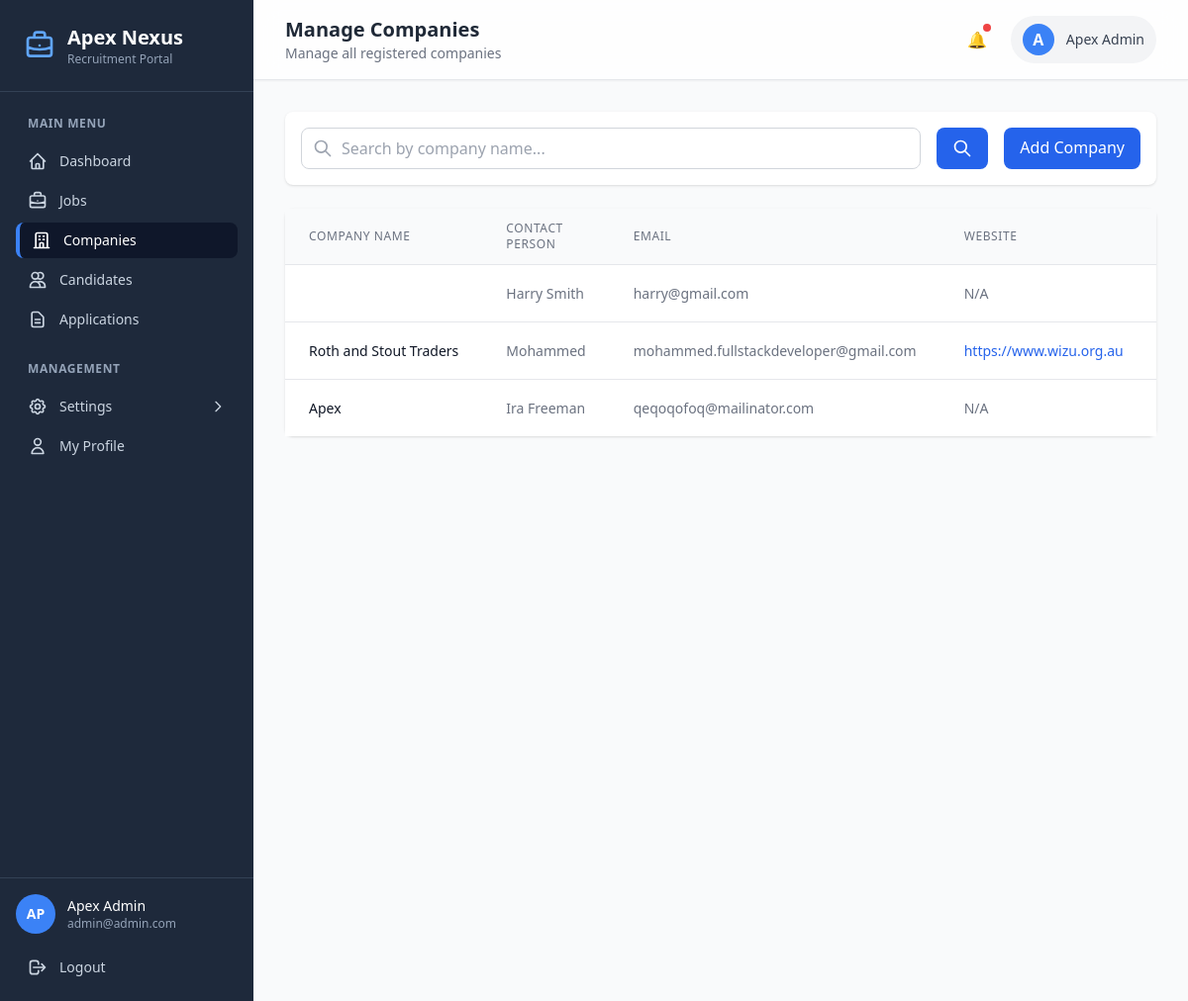
Screenshot of /admin/companies.php (signed in) with the database file from the repository.
### tables this page shows
CREATE TABLE `companies` (
  `id` int(11) NOT NULL,
  `user_id` int(11) DEFAULT NULL,
  `company_name` varchar(150) DEFAULT NULL,
  `logo` varchar(255) DEFAULT NULL,
  `description` text DEFAULT NULL,
  `website` varchar(200) DEFAULT NULL,
  `is_deleted` tinyint(1) DEFAULT 0,
  `city` varchar(100) DEFAULT NULL,
  `state` varchar(100) DEFAULT NULL,
  `country` varchar(100) DEFAULT NULL,
  `address_line1` varchar(255) DEFAULT NULL,
  `address_line2` varchar(255) DEFAULT NULL,
  `phone` varchar(20) DEFAULT NULL,
  `added_by` int(11) DEFAULT NULL,
  `created_at` timestamp NOT NULL DEFAULT current_timestamp(),
  `updated_at` timestamp NOT NULL DEFAULT current_timestamp() ON UPDATE current_timestamp()
);

CREATE TABLE `users` (
  `id` int(11) NOT NULL,
  `first_name` varchar(512) DEFAULT NULL,
  `last_name` varchar(512) DEFAULT NULL,
  `email` varchar(100) DEFAULT NULL,
  `password` varchar(255) DEFAULT NULL,
  `role` enum('admin','company','candidate') DEFAULT NULL,
  `is_deleted` tinyint(1) DEFAULT 0,
  `added_by` int(11) DEFAULT NULL,
  `created_at` timestamp NOT NULL DEFAULT current_timestamp(),
  `updated_at` timestamp NOT NULL DEFAULT current_timestamp() ON UPDATE current_timestamp()
);

### includes/functions.php (called while the page is built, shortened)
<?php
function clean($data) {
    return htmlspecialchars(strip_tags(trim($data)), ENT_QUOTES, 'UTF-8');
}
?>

### admin/companies.php (the view, shortened to what this page needs)
<?php
require_once '../includes/header.php';
$search = clean($_GET['search'] ?? '');
try {
    $database = new Database();
    $pdo = $database->getConnection();
    $whereConditions = ["c.is_deleted = 0", "u.is_deleted = 0"];
    $params = [];
    $whereClause = "WHERE " . implode(" AND ", $whereConditions);
    $companiesQuery = "
        SELECT c.*, u.first_name, u.last_name, u.email as user_email, u.created_at as joined_date,
               (SELECT COUNT(*) FROM jobs WHERE company_id = c.id AND is_deleted = 0 AND status = 'active') as active_jobs_count
        FROM companies c
        LEFT JOIN users u ON c.user_id = u.id
        $whereClause
        ORDER BY c.created_at DESC
    ";
    $stmt = $pdo->prepare($companiesQuery);
    $stmt->execute($params);
    $companies = $stmt->fetchAll();
} catch (PDOException $e) {
    error_log("Companies fetch error: " . $e->getMessage());
    setFlash('error', 'Failed to load companies data');
    $companies = [];
}
require_once '../includes/admin-sidebar.php';
?>
<div class="lg:pl-64 bg-gray-50 min-h-screen">
    <div class="bg-white/80 backdrop-blur-md shadow-sm border-b px-4 sm:px-6 lg:px-8 py-4 flex justify-between items-center">
        <div>
            <h1 class="text-lg sm:text-xl font-semibold text-gray-800">Manage Companies</h1>
            <p class="text-sm text-gray-500">Manage all registered companies</p>
        </div>
        <div class="flex items-center gap-4">
            <button class="relative p-2 rounded-full hover:bg-gray-100 transition">
                🔔
                <span class="absolute top-1 right-1 w-2 h-2 bg-red-500 rounded-full"></span>
            </button>
            <div class="flex items-center gap-3 bg-gray-100 px-3 py-2 rounded-full cursor-pointer hover:bg-gray-200 transition">
                <div class="w-8 h-8 rounded-full bg-blue-500 text-white flex items-center justify-center font-semibold">
                    <?php echo strtoupper(substr($_SESSION['user_name'] ?? 'A', 0, 1)); ?>
                </div>
                <span class="text-sm font-medium text-gray-700 hidden sm:block">
                    <?php echo htmlspecialchars($_SESSION['user_name'] ?? 'Admin'); ?>
                </span>
            </div>
        </div>
    </div>
    <div class="p-4 sm:p-6 lg:p-8">
        <div class="bg-white rounded-lg shadow mb-6 p-4">
            <form method="GET" class="flex flex-col md:flex-row gap-4">
                <div class="flex-1">
                    <div class="relative">
                        <div class="absolute inset-y-0 left-0 pl-3 flex items-center pointer-events-none">
                        </div>
                        <input
                            type="text"
                            name="search"
                            placeholder="Search by company name..."
                            value="<?php echo htmlspecialchars($search); ?>"
                            class="pl-10 pr-4 py-2 border border-gray-300 rounded-lg focus:ring-blue-500 focus:border-blue-500 w-full"
                        >
                    </div>
                </div>
                <button type="submit" class="px-4 py-2 bg-blue-600 text-white rounded-lg hover:bg-blue-700 transition">
                   <svg class="w-5 h-5" fill="none" stroke="currentColor" viewBox="0 0 24 24">
                    <path stroke-linecap="round" stroke-linejoin="round" stroke-width="2" d="M21 21l-6-6m2-5a7 7 0 11-14 0 7 7 0 0114 0z"></path>
                   </svg>
                </button>
                <a href="/apex-nexus-portal/admin/add-company.php" class=" gap-2 px-4 py-2 bg-blue-600 text-white rounded-lg hover:bg-blue-700 transition">
                    Add Company
                </a>
            </form>
        </div>
        <div class="bg-white rounded-lg shadow">
            <div class="overflow-x-auto">
                <table class="min-w-full divide-y divide-gray-200">
                    <thead class="bg-gray-50">
                        <tr>
                            <th class="px-6 py-3 text-left text-xs font-medium text-gray-500 uppercase tracking-wider">Company Name</th>
                            <th class="px-6 py-3 text-left text-xs font-medium text-gray-500 uppercase tracking-wider">Contact Person</th>
                            <th class="px-6 py-3 text-left text-xs font-medium text-gray-500 uppercase tracking-wider">Email</th>
                            <th class="px-6 py-3 text-left text-xs font-medium text-gray-500 uppercase tracking-wider">Website</th>
                            <th class="px-6 py-3 text-left text-xs font-medium text-gray-500 uppercase tracking-wider">Jobs Posted</th>
                        </tr>
                    </thead>
                    <tbody class="bg-white divide-y divide-gray-200">
                        <?php if (count($companies) > 0): ?>
                            <?php foreach ($companies as $company): ?>
                                <tr>
                                    <td class="px-6 py-4 whitespace-nowrap">
                                        <div class="text-sm font-medium text-gray-900">
                                            <?php echo htmlspecialchars($company['company_name']); ?>
                                        </div>
                                    </td>
                                    <td class="px-6 py-4 whitespace-nowrap text-sm text-gray-500">
                                        <?php echo htmlspecialchars(($company['first_name'] ?? '') . ' ' . ($company['last_name'] ?? '')); ?>
                                    </td>
                                    <td class="px-6 py-4 whitespace-nowrap text-sm text-gray-500">
                                        <?php echo htmlspecialchars($company['user_email'] ?? 'N/A'); ?>
                                    </td>
                                    <td class="px-6 py-4 whitespace-nowrap text-sm text-gray-500">
                                        <?php
                                        $website = $company['website'] ?? '';
                                        if (!empty($website) && $website !== 'N/A') {
                                            $websiteUrl = (strpos($website, 'http') === 0) ? $website : 'https://' . $website;
                                            echo '<a href="' . htmlspecialchars($websiteUrl) . '" target="_blank" class="text-blue-600 hover:text-blue-800">' . htmlspecialchars($website) . '</a>';
                                        } else {
                                            echo 'N/A';
                                        }
                                        ?>
                                    </td>
                                    <td class="px-6 py-4 whitespace-nowrap text-sm text-gray-500">
                                    </td>
                                </tr>
                            <?php endforeach; ?>
                        <?php endif; ?>
                    </tbody>
                </table>
            </div>
        </div>
    </div>
</div>
<?php require_once '../includes/footer.php'; ?>

### rows the page displays
companies: user.last_name "Harry Smith", user.email "harry@gmail.com", shows "N/A"
companies: company_name "Roth and Stout Traders", user.last_name "Mohammed", user.email "mohammed.fullstackdeveloper@gmail.com", website "https://www.wizu.org.au"
companies: company_name "Apex", user.last_name "Ira Freeman", user.email "qeqoqofoq@mailinator.com", shows "N/A"

### other values shown
substr($_SESSION['user_name'] ?? 'A', 0, 2) "AP"
$_SESSION['user_name'] "Apex Admin"
$_SESSION['user_email'] "admin@admin.com"
substr($_SESSION['user_name'] ?? 'A', 0, 1) "A"
